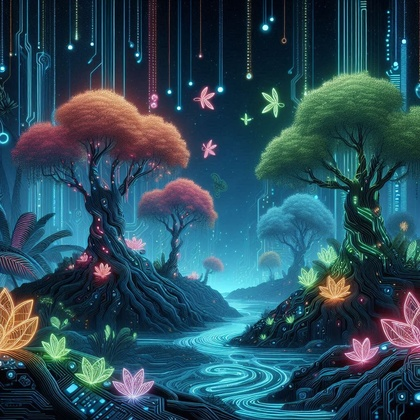
%> input picture DIP Lab/Assignment_3/cyber.jpg, 420 x 420 px, shrunk from 1024 x 1024 before the run
$ octave A1_20200204006.m   (GNU Octave 9; MATLAB toolbox functions it lacks are replaced by stand-ins)
%> lines starting %> are read from the running program, lines starting %| are printed output that depends on the picture
I = imread('cyber.jpg');
%> I is the input picture: size 420x420x3 uint8; mean R, G, B 43.3, 77.3, 91.4


G = rgb2gray(I);
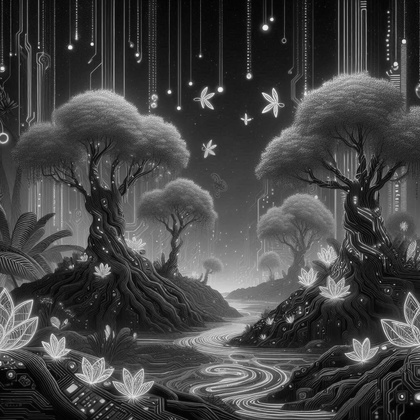
%> G: size 420x420 uint8; min 1, max 248, mean 68.7
[row, col] = size(G);
%> row = 420; col = 420


R = imnoise(G, 'salt & pepper', 0.03);
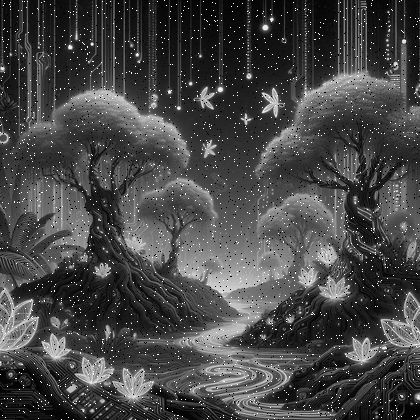
%> R: size 420x420 uint8; min 0, max 255, mean 70.5

S = R;


% id = 006
x = 7;
mid = floor(x/2);
start = mid + 1;

half_col = floor(col/2);
%> half_col = 210


row_end = row - mid;
%> row_end = 417
col_end = half_col - mid;
%> col_end = 207


for i = start : row_end
    for j = start : col_end
        N = double(R(i-mid:i+mid, j-mid:j+mid));
        t = mean(N(:));
       % t3 = max(N(:));


        S(i, j) = uint8(t);
       % S(i, j) = uint8(t3);
    end
end
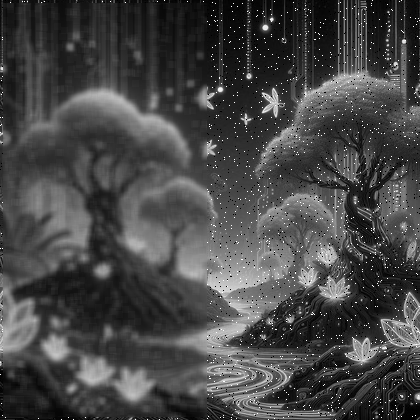
%> S: size 420x420 uint8; min 0, max 255, mean 70.5; mean of the top-left, top-right, bottom-left and bottom-right quarters 62.8, 60.7, 74.2, 84.4


col_end = col - mid;
%> col_end = 417

for i = start : row_end
    for j = half_col : col_end
        N = double(R(i-mid:i+mid, j-mid:j+mid));
      %  t = mean(N(:));
        t3 = max(N(:));


     %   S(i, j) = uint8(t);
        S(i, j) = uint8(t3);
    end
end
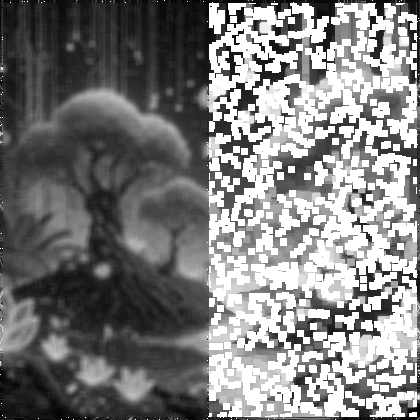
%> S: size 420x420 uint8; min 0, max 255, mean 126.9


figure;
subplot(2, 2, 1);
imshow(I);
title('Original Image');


subplot(2, 2, 2);
imshow(G);
title('Gray Image');


subplot(2, 2, 3);
imshow(R);
title('Noisy Image');


subplot(2, 2, 4);
imshow(S);
title('Final Image');

imwrite(uint8(S), 'A1_20200204006.png');
